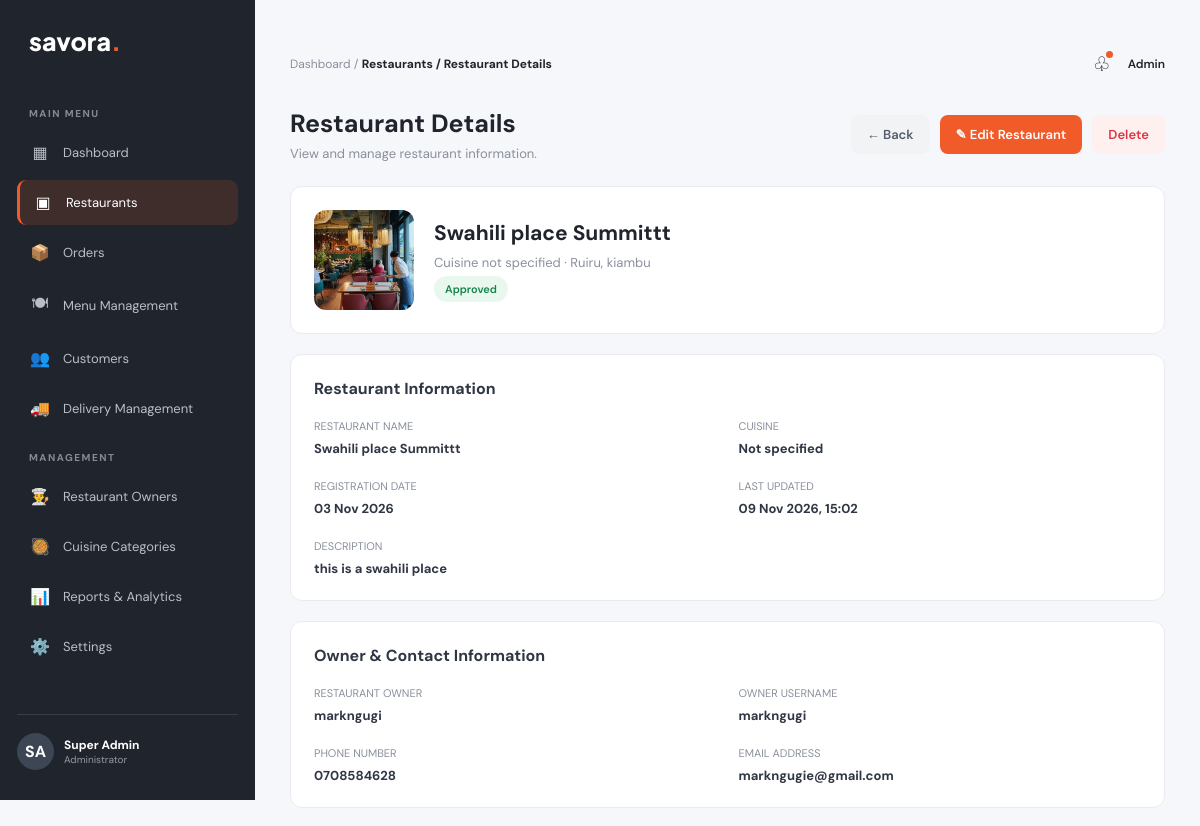
The page /admin-panel/restaurants/2/ (signed in, upper part) on the database as committed earlier.
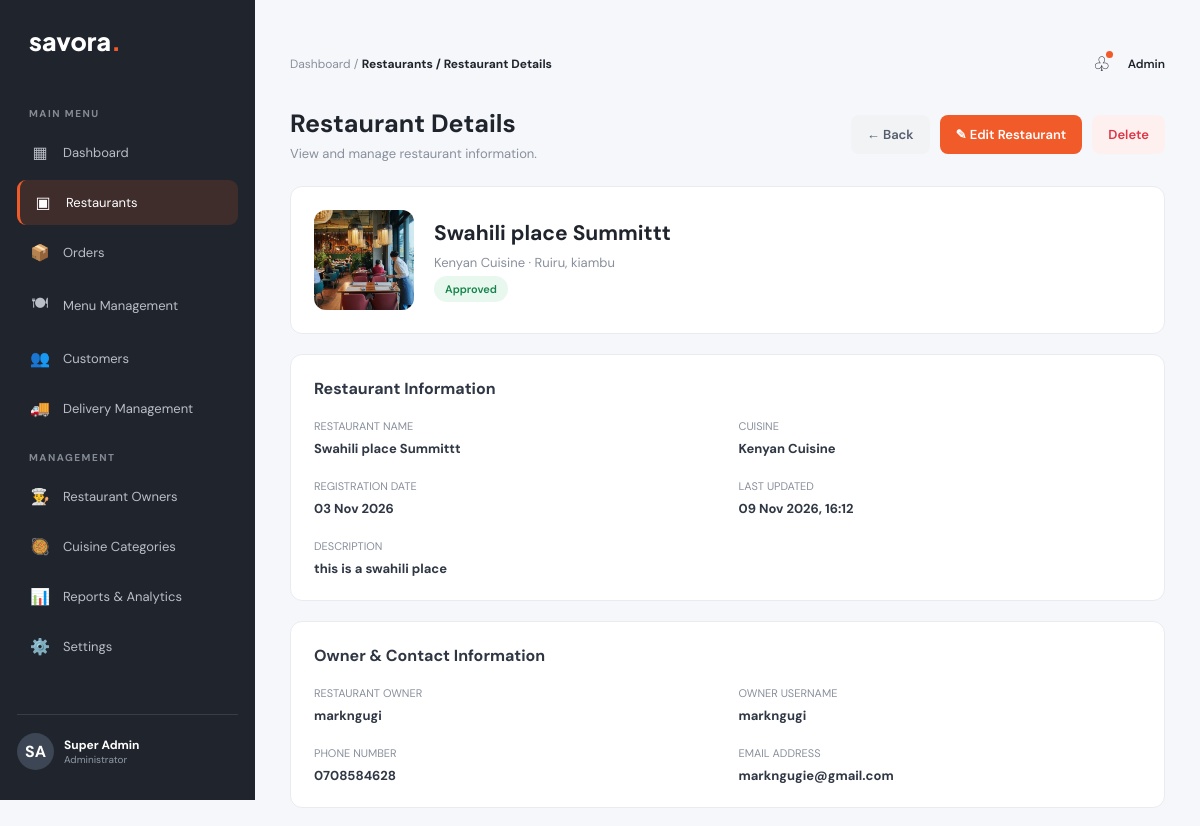
The same page on the database as committed later.
### food_delivery/models.py (models this page shows, shortened)
class Restaurant(models.Model):
    STATUS_CHOICES = [
        ('pending', 'Pending Approval'),
        ('approved', 'Approved'),
        ('rejected', 'Rejected'),
        ('suspended', 'Suspended'),
    ]
    owner = models.ForeignKey(
        User,
        on_delete=models.CASCADE,
        related_name='restaurants'
    )
    name = models.CharField(max_length=200)
    description = models.TextField()
    cuisine = models.ForeignKey(
        Cuisine,
        on_delete=models.SET_NULL,
        null=True,
        blank=True,
        related_name='restaurants'
    )
    logo = models.ImageField(
        upload_to='restaurants/logos/',
        blank=True,
        null=True
    )
    cover_image = models.ImageField(
        upload_to='restaurants/covers/',
        blank=True,
        null=True
    )
    phone = models.CharField(max_length=20)
    email = models.EmailField(blank=True)
    country = models.CharField(max_length=100, default='Kenya')
    county = models.CharField(max_length=100)
    town = models.CharField(max_length=100)
    area = models.CharField(
        max_length=150,
        help_text='Estate or neighbourhood, e.g. Kimbo'
    )
    street = models.CharField(max_length=150, blank=True)
    building = models.CharField(max_length=150, blank=True)
    landmark = models.CharField(max_length=200, blank=True)
    additional_directions = models.TextField(blank=True)
    status = models.CharField(
        max_length=20,
        choices=STATUS_CHOICES,
        default='pending'
    )
    created_at = models.DateTimeField(auto_now_add=True)
    updated_at = models.DateTimeField(auto_now=True)
    class Meta:
        ordering = ['-created_at']

class Cuisine(models.Model):
    name = models.CharField(max_length=100, unique=True)
    description = models.TextField(blank=True)
    class Meta:
        ordering = ['name']
        verbose_name_plural = 'Cuisines'

### food_delivery_Admin/views.py (the view)
@staff_member_required
def restaurant_detail(request, restaurant_id):
    restaurant = get_object_or_404(
        Restaurant.objects.select_related(
            'owner',
            'cuisine'
        ),
        id=restaurant_id
    )
    operating_hours = restaurant.operating_hours.all()
    context = {
        'restaurant': restaurant,
        'operating_hours': operating_hours,
    }
    return render(
        request,
        'food_delivery_Admin/restaurants/restaurant_detail.html',
        context
    )

### food_delivery_Admin/templates/food_delivery_Admin/restaurants/restaurant_detail.html (shortened to what this page needs)
{% extends 'food_delivery_Admin/base.html' %}
{% block breadcrumb %}Restaurants / Restaurant Details{% endblock %}
{% block restaurants_active %}active{% endblock %}
{% block content %}
<div class="detail-page">
    <div class="detail-header">
        <div>
            <h1>Restaurant Details</h1>
            <p>View and manage restaurant information.</p>
        </div>
        <div class="header-actions">
            <a href="{% url 'food_delivery_Admin:restaurants' %}"
               class="back-btn">
                ← Back
            </a>
            <a href="{% url 'food_delivery_Admin:restaurant_edit' restaurant.id %}"
               class="edit-btn">
                ✎ Edit Restaurant
            </a>
            <a href="{% url 'food_delivery_Admin:restaurant_delete' restaurant.id %}"
               class="delete-btn">
                Delete
            </a>
        </div>
    </div>
    <div class="detail-card">
        <div class="restaurant-banner">
            {% if restaurant.logo %}
                <img src="{{ restaurant.logo.url }}"
                     alt="{{ restaurant.name }}">
            {% else %}
                <div class="restaurant-placeholder">
                    🍽️
                </div>
            {% endif %}
            <div>
                <h2>{{ restaurant.name }}</h2>
                <p>
                    {{ restaurant.cuisine.name|default:"Cuisine not specified" }}
                    · {{ restaurant.town }}, {{ restaurant.county }}
                </p>
                <p>
                    <span class="status {{ restaurant.status }}">
                        {{ restaurant.get_status_display }}
                    </span>
                </p>
            </div>
        </div>
    </div>
    <div class="detail-card">
        <h3 class="detail-section-title">
            Restaurant Information
        </h3>
        <div class="detail-grid">
            <div class="detail-item">
                <label>Restaurant Name</label>
                <strong>{{ restaurant.name }}</strong>
            </div>
            <div class="detail-item">
                <label>Cuisine</label>
                <strong>
                    {{ restaurant.cuisine.name|default:"Not specified" }}
                </strong>
            </div>
            <div class="detail-item">
                <label>Registration Date</label>
                <strong>{{ restaurant.created_at|date:"d M Y" }}</strong>
            </div>
            <div class="detail-item">
                <label>Last Updated</label>
                <strong>{{ restaurant.updated_at|date:"d M Y, H:i" }}</strong>
            </div>
            <div class="detail-item full">
                <label>Description</label>
                <strong>
                    {{ restaurant.description|default:"No description provided." }}
                </strong>
            </div>
        </div>
    </div>
    <div class="detail-card">
        <h3 class="detail-section-title">
            Owner & Contact Information
        </h3>
        <div class="detail-grid">
            <div class="detail-item">
                <label>Restaurant Owner</label>
                <strong>
                    {{ restaurant.owner.get_full_name|default:restaurant.owner.username }}
                </strong>
            </div>
            <div class="detail-item">
                <label>Owner Username</label>
                <strong>{{ restaurant.owner.username }}</strong>
            </div>
            <div class="detail-item">
                <label>Phone Number</label>
                <strong>{{ restaurant.phone|default:"Not provided" }}</strong>
            </div>
            <div class="detail-item">
                <label>Email Address</label>
                <strong>{{ restaurant.email|default:"Not provided" }}</strong>
            </div>
        </div>
    </div>
</div>
{% endblock content %}

Rows that differ between the two databases and show on the page:
changed Restaurant "Swahili place Summittt": cuisine.name "Cuisine not specified" → "Kenyan Cuisine"; cuisine.name "Not specified" → "Kenyan Cuisine"; updated_at "09 Nov 2026, 15:02" → "09 Nov 2026, 16:12"
